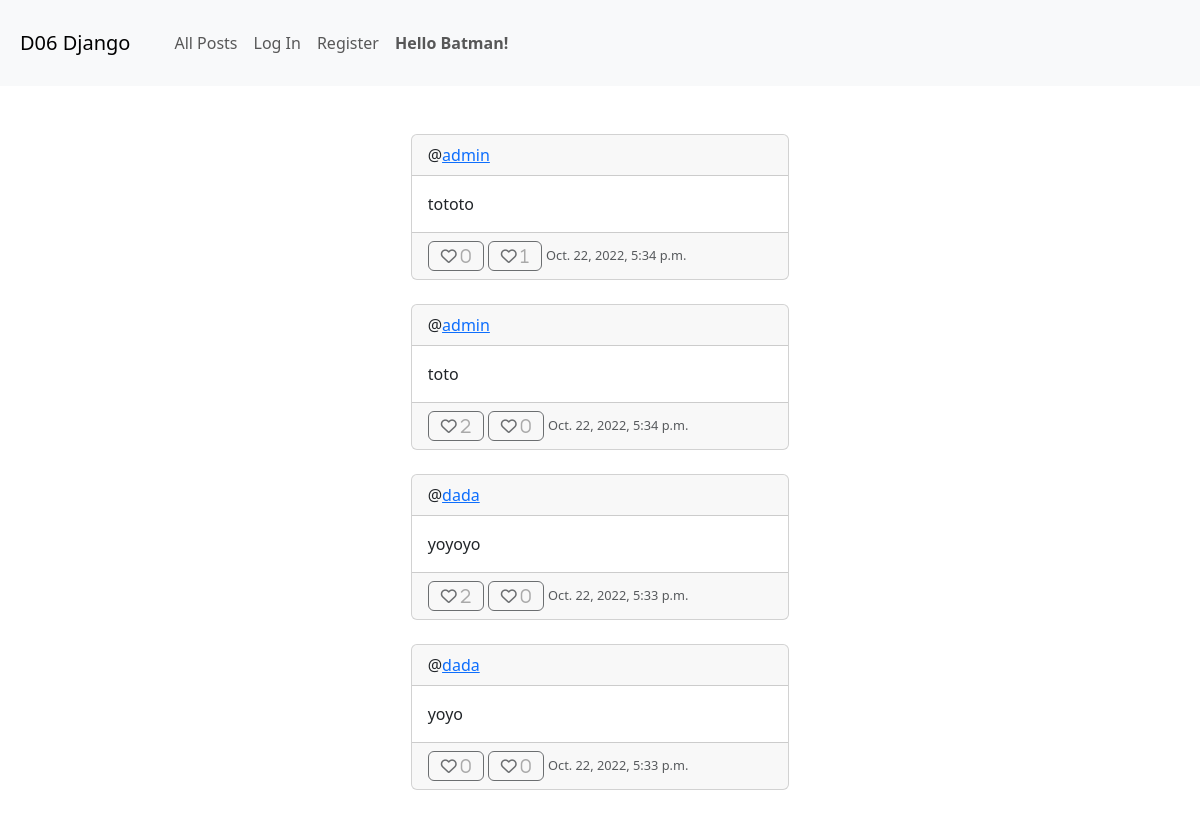
Before: / with the older database file.
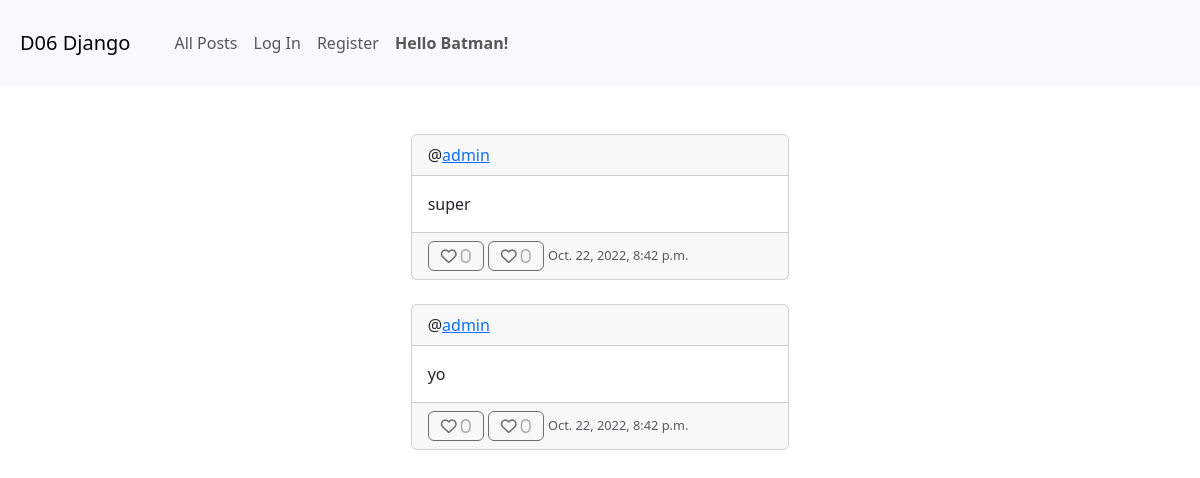
After: the same page with the newer database file.
### ex/models.py (models this page shows)
class TipDay(models.Model):
    id = models.AutoField(primary_key=True)
    content = models.TextField(null=False)
    author = models.ForeignKey(User, on_delete=models.CASCADE)
    date = models.DateTimeField(auto_now_add=True)
    likes = models.ManyToManyField(User, related_name="liked_tips", blank=True,)
    dislikes = models.ManyToManyField(User, related_name="disliked_tips", blank=True,)
    class Meta:
        ordering = ['-date']

### ex/views.py (the view, shortened to what this page needs)
# urls.py: path('', views.index, name='index'),
def index(request):
    form = None
    if not request.user.is_authenticated:
        print (request.session.get('anon_user'))
        if request.session.get('anon_user') == None:
            request.session["anon_user"] = choice(settings.ANONYMOUS_NAME)
        if request.session.get("last_change_nick") is None:
            request.session["last_change_nick"] = time.time()
    tips = TipDay.objects.all() # ordered by date via meta
    return render(request, "ex/index.html", {"form": form, "tips": tips})

### ex/templates/ex/index.html (shortened to what this page needs)
{% extends 'ex/base.html' %}
{% load static %}
{% load bootstrap5 %}
{% block body %}
  <div class="row justify-content-center p-2">
    <div class="col-12 col-sm-10 col-md-6 col-lg-4">
      <div class="pt-4 pb-2">
    </div>
    {% for tip in tips %}
      <div class="row-justify pb-4">
        <div class="card">
          <div class="card-header">
            @<a href="{% url 'ex:index' %}" class="hrefuser">{{ tip.author }}</a>
          </div>
          <div id="content_{{ tip.id }}" class="card-body">
            <div id="text_{{ tip.id }}" data-body="{{ tip.content }}" class="card-text">
                <span>{{ tip.content }}</span>
            </div>
          </div>
          <div class="card-footer">
            <a class="btn btn-default fa
            {% if user in tip.likes.all %}
              fa-heart
            {% else %}
              fa-heart-o
            {% endif %}
            {% if not user.is_authenticated %}
              disabled
            {% endif %}
              likes"
            href="{% url 'ex:tip_like' tip.id %}" role="button">
              <span class="count_likes" style="color:gray;">{{ tip.likes.all | length }}</span>
            </a>
            <a class="btn btn-default fa
            {% if user in tip.dislikes.all %}
              fa fa-heart-crack
            {% else %}
              fa fa-heart-o
            {% endif %}
            {% if not user.is_authenticated %}
              disabled
            {% endif %}
               dislikes" href="{% url 'ex:tip_dislike' tip.id  %}" role="button">
              <span class="count_likes" style="color:gray;">{{ tip.dislikes.all | length }}</span>
            </a>
          <span class="text-muted text-right" style="font-size: 80%;">{{ tip.date }}</span>
          </div>
        </div>
      </div>
    {% endfor %}
    </div>
  </div>
{% endblock body %}

### ex/templates/ex/base.html (shortened to what this page needs)
{% load static %}
{% load bootstrap5 %}
<!DOCTYPE html>
<html lang="en">
    <head>
        {% bootstrap_css %}
        <link rel="stylesheet" type="text/css" href="{% static 'ex/style.css' %}">
    </head>
    <body>
        {% include 'ex/nav.html' %}
        <div class="body">
            {% block body %}
            {% endblock %}
        </div>
    </body>
</html>

### ex/templates/ex/nav.html (shortened to what this page needs)
{% load static %}
{% load bootstrap5 %}
<nav class="navbar navbar-expand-lg navbar-light bg-light">
    <a class="navbar-brand nav_pad" href="{% url 'ex:index' %}">D06 Django</a>
    <div>
        <ul class="navbar-nav mr-auto">
        <li class="nav-item">
            <a class="nav-link" href="{% url 'ex:index' %}">All Posts</a>
        </li>
        {% if user.is_authenticated %}
            <li class="nav-item">
                <a class="nav-link" href="{% url 'ex:index' %}">Following</a>
            </li>
            <li class="nav-item">
                <a class="nav-link" href="{% url 'ex:logout' %}">Log Out</a>
            </li>
            <li class="nav-item">
                <a class="nav-link" href="{% url 'ex:index' %}"><strong>Hello {{ user.username }}!</strong></a>
            </li>
        {% else %}
            <li class="nav-item">
                <a class="nav-link" href="{% url 'ex:login' %}">Log In</a>
            </li>
            <li class="nav-item">
                <a class="nav-link" href="{% url 'ex:register' %}">Register</a>
            </li>
            <li class="nav-item">
                <a class="nav-link" href="{% url 'ex:index' %}"><strong id="anon_user">Hello {{ request.session.anon_user }}!</strong></a>
            </li>
        {% endif %}
        </ul>
    </div>
    </nav>

### ex/static/ex/style.css (style rules this page uses)
.likes { color:red; }
.dislikes { color:black; }
.count_likes { font-weight: normal; }
.nav_pad { padding:20px; }

Changed rows visible on the page:
removed TipDay: author "admin", content "tototo", likes.all|length "0", dislikes.all|length "1", date "Oct. 22, 2022, 5:34 p.m."
removed TipDay: author "admin", content "toto", likes.all|length "2", dislikes.all|length "0", date "Oct. 22, 2022, 5:34 p.m."
removed TipDay: author "dada", content "yoyoyo", likes.all|length "2", dislikes.all|length "0", date "Oct. 22, 2022, 5:33 p.m."
removed TipDay: author "dada", content "yoyo", likes.all|length "0", dislikes.all|length "0", date "Oct. 22, 2022, 5:33 p.m."
added TipDay: author "admin", content "super", likes.all|length "0", dislikes.all|length "0", date "Oct. 22, 2022, 8:42 p.m."
added TipDay: author "admin", content "yo", likes.all|length "0", dislikes.all|length "0", date "Oct. 22, 2022, 8:42 p.m."
